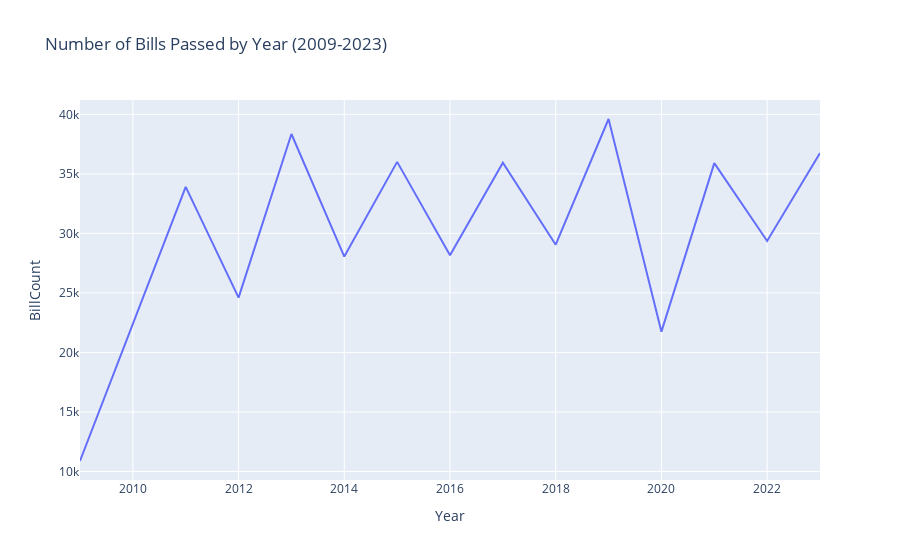

Notebook code for this chart:
### Code cell
# Create line chart to show trend of passed bills by year
fig = px.line(bill_count_year_df[bill_count_year_df["Status_Buckets"] == "Passed"], x="Year", y="BillCount",
             title = "Number of Bills Passed by Year (2009-2023)")

fig.show()

### Figure 1 — Plotly figure (JSON) as saved in the notebook; plotly's stock layout.template omitted (floating-point values rounded to 4 significant figures)
{"data": [{"hovertemplate": "Year=%{x}<br>BillCount=%{y}<extra></extra>", "legendgroup": "", "line": {"color": "#636efa", "dash": "solid"}, "marker": {"symbol": "circle"}, "mode": "lines", "name": "", "orientation": "v", "showlegend": false, "type": "scatter", "x": [2009, 2010, 2011, 2012, 2013, 2014, 2015, 2016, 2017, 2018, 2019, 2020, 2021, 2022, 2023], "xaxis": "x", "y": [10883, 22478, 33909, 24604, 38347, 28055, 36007, 28157, 35940, 29049, 39609, 21748, 35901, 29367, 36743], "yaxis": "y"}], "layout": {"autosize": true, "legend": {"tracegroupgap": 0}, "title": {"text": "Number of Bills Passed by Year (2009-2023)"}, "xaxis": {"anchor": "y", "autorange": true, "domain": [0, 1], "range": [2009, 2023], "title": {"text": "Year"}, "type": "linear"}, "yaxis": {"anchor": "x", "autorange": true, "domain": [0, 1], "range": [9287.0, 41200.0], "title": {"text": "BillCount"}, "type": "linear"}}}
